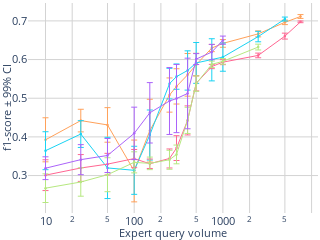

Notebook code for this chart:
### Code cell
import plotly.graph_objects as go
from plotly.subplots import make_subplots
import numpy as np

import plotly.graph_objects as go
import plotly.express as px

dataset = 'covertype'

approaches = {
    #'EEneuralcbpside_v5': {'color': [255, 255, 0], 'label': 'EEneuralcbpside_v5'},  # Red
    'IneurAL (official)': {'color': [255, 161, 90], 'label':'IneurAL6'},                    # Yellow
    'IneurAL (less exploration)': {'color': [25, 211, 243], 'label':'IneurAL3'},                    # Cyan
    'Neuronal (official)': {'color': [255, 102, 146], 'label':'neuronal6a'},                  # Magenta
    'Neuronal (less exploration)': {'color': [182, 232, 128], 'label':'neuronal3a'} ,                  # Orange
    'Neural-CBP': {'color': [171, 99, 250], 'label': 'EEneuralcbpside_v6'},  # Red
    # 'margin': {'color': [160, 160, 160], 'label':'margin'},
    # 'cesa': {'color': [0, 0, 255], 'label':'cesa'},
}

thresholds = ['f1_10', 'f1_25', 'f1_50', 'f1_100', 'f1_150',
              'f1_250', 'f1_300', 'f1_400', 'f1_500', 'f1_750', 
              'f1_1000', 'f1_2500', 'f1_5000', 'f1_7500',] #


# Create a subplot with 1 row and 2 columns
fig = make_subplots(rows=1, cols=1, ) #subplot_titles=("f1-score", "# of labelled observations")

# Add your traces for the first figure to the first subplot
for approach in approaches.keys():
    # ... [your existing code for calculating mean_values, std_values, and color] ...
    mean_values = [] 
    std_values = []
    r,g,b = approaches[approach]['color']
    
    for threshold in thresholds:
        mean_value = df_mean[(df_mean['Dataset'] == dataset) & (df_mean['Approach'] == approach)][threshold].values[0]
        mean_values.append(mean_value)

        std_value = df_std[(df_std['Dataset'] == dataset) & (df_std['Approach'] == approach)][threshold].values[0]
        # std_values.append(std_value)
        std_values.append( 2.575 * std_value / np.sqrt(n_folds)  )

    fig.add_trace(go.Scatter(
        x=[10, 25, 50, 100, 150, 250, 300, 400, 500, 750, 1000, 2500, 5000, 7500, 9000], 
        y=mean_values,
        error_y=dict(type='data', array=std_values, visible=True, thickness=1, width=3),
        line=dict(dash='solid', width=1, color='rgba({},{},{},1)'.format(r,g,b)),
        marker=dict(size=2.5),
        name=approach), 
        row=1, col=1)

# Add your traces for the second figure to the second subplot
# for approach in approaches.keys():
#     # ... [your existing code for calculating explo_value, upper, and color] ...
#     r,g,b = approaches[approach]['color']
#     explo_value = explo_final['MLP'][dataset][approach]
#     upper = explo_value + explo2_final['MLP'][dataset][approach]
#     xcoords = np.arange(0,horizon,1).tolist()

#     fig.add_trace(go.Scatter(
#         x=xcoords+xcoords[::-1], 
#         y=upper.tolist()+explo_value.tolist()[::-1],  
#         fill='toself',
#         fillcolor='rgba({},{},{},0.2)'.format(r,g,b),
#         line=dict(color='rgba({},{},{},1)'.format(r,g,b), width=0),
#         hoverinfo="skip"),
#         row=1, col=2)
    
#     fig.add_trace(go.Scatter(
#         x=xcoords, 
#         y=explo_value,
#         line=dict(dash='solid', width=2, color='rgba({},{},{},1)'.format(r,g,b)),
#         name=approach), 
#         row=1, col=2)

# Update layout and axes for the combined figure
siz = 12.5
fig.update_layout(
    width=220,  # Adjusted for two subplots
    height=180,
    plot_bgcolor='white',
    paper_bgcolor='white',
    margin=dict(l=0, r=0, t=3, b=0),
    showlegend=False
)

# Update xaxis and yaxis properties for each subplot
# fig.update_xaxes(
#     title_text="Expert query volume",
#     row=1,
#     col=1,
#     gridcolor='lightgrey',
#     tickmode='array',
#     type="log",
#     tickvals=[0, 1, 2, 3, 5],  # Logarithmic scale values for 1, 10, 100, 1,000, 10,000
#     ticktext=['1', '10', '100', '1,000', '10,000'],  # Labels you want to show
#     title_standoff=5,
#     title_font=dict(size=siz-2),
#     tickfont=dict(size=siz-2)
# )

fig.update_xaxes(title_text="Expert query volume", row=1, col=1, gridcolor='lightgrey', tickmode='array', type="log", title_standoff=5, title_font=dict(size=siz-2), tickfont=dict(size=siz-2))
fig.update_yaxes(title_text="f1-score ± 99% CI", row=1, col=1,  gridcolor='lightgrey', title_standoff=5, 
                 title_font=dict(size=siz-2), tickfont=dict(size=siz-2), tickvals=[0, 0.1, 0.2, 0.3, 0.4, 0.5, 0.6, 0.7, 0.8, 0.9, 1])

# fig.update_xaxes(title_text="Round", row=1, col=2, gridcolor='lightgrey', tickmode='array', title_standoff=5, title_font=dict(size=siz-2), tickfont=dict(size=siz-2))
# fig.update_yaxes(title_text="# of labels ± 99% CI", row=1, col=2,range=[0,4.5], gridcolor='lightgrey',type="log", title_standoff=0, title_font=dict(size=siz-2), tickfont=dict(size=siz-2))

fig.show()
#range=[0,1.05],

# Save the combined figure as a PDF
fig.write_image("./cr_figures/f1_{}_{}_{}_a.pdf".format(case, model, dataset))
fig.write_image("./cr_figures/f1_{}_{}_{}_a.pdf".format(case, model, dataset))

### Figure 1 — Plotly figure (JSON) as saved in the notebook; plotly's stock layout.template omitted (floating-point values rounded to 4 significant figures)
{"data": [{"error_y": {"array": [0.05695, 0.02927, 0.04469, 0.07993, 0.08124, 0.04422, 0.04562, 0.05512, 0.02933, 0.009422, 0.009942, 0.00773, 0.005835, 0.004959], "thickness": 1, "type": "data", "visible": true, "width": 3}, "line": {"color": "rgba(255,161,90,1)", "dash": "solid", "width": 1}, "marker": {"size": 2.5}, "name": "IneurAL (official)", "type": "scatter", "x": [10, 25, 50, 100, 150, 250, 300, 400, 500, 750, 1000, 2500, 5000, 7500, 9000], "xaxis": "x", "y": [0.3925, 0.4422, 0.4309, 0.3119, 0.4161, 0.5082, 0.5307, 0.5605, 0.5869, 0.6299, 0.6418, 0.6664, 0.6963, 0.7114], "yaxis": "y"}, {"error_y": {"array": [0.04909, 0.03465, 0.07918, 0.06213, 0.06476, 0.03957, 0.03274, 0.05079, 0.05279, 0.05452, 0.03653, 0.0135, 0.005107, null], "thickness": 1, "type": "data", "visible": true, "width": 3}, "line": {"color": "rgba(25,211,243,1)", "dash": "solid", "width": 1}, "marker": {"size": 2.5}, "name": "IneurAL (less exploration)", "type": "scatter", "x": [10, 25, 50, 100, 150, 250, 300, 400, 500, 750, 1000, 2500, 5000, 7500, 9000], "xaxis": "x", "y": [0.3643, 0.4074, 0.3197, 0.3136, 0.4048, 0.5377, 0.5559, 0.5718, 0.5913, 0.5994, 0.6063, 0.6594, 0.7048, null], "yaxis": "y"}, {"error_y": {"array": [0.03982, 0.03469, 0.0279, 0.02354, 0.01223, 0.02457, 0.03209, 0.03757, 0.01972, 0.005561, 0.006474, 0.006033, 0.007686, 0.002167], "thickness": 1, "type": "data", "visible": true, "width": 3}, "line": {"color": "rgba(255,102,146,1)", "dash": "solid", "width": 1}, "marker": {"size": 2.5}, "name": "Neuronal (official)", "type": "scatter", "x": [10, 25, 50, 100, 150, 250, 300, 400, 500, 750, 1000, 2500, 5000, 7500, 9000], "xaxis": "x", "y": [0.301, 0.3196, 0.3295, 0.3439, 0.3305, 0.3442, 0.371, 0.4426, 0.5387, 0.582, 0.5933, 0.6107, 0.6606, 0.6975], "yaxis": "y"}, {"error_y": {"array": [0.03709, 0.03671, 0.04395, 0.02726, 0.01624, 0.02453, 0.02425, 0.03385, 0.02001, 0.008325, 0.007446, 0.007515, null, null], "thickness": 1, "type": "data", "visible": true, "width": 3}, "line": {"color": "rgba(182,232,128,1)", "dash": "solid", "width": 1}, "marker": {"size": 2.5}, "name": "Neuronal (less exploration)", "type": "scatter", "x": [10, 25, 50, 100, 150, 250, 300, 400, 500, 750, 1000, 2500, 5000, 7500, 9000], "xaxis": "x", "y": [0.2674, 0.2834, 0.3022, 0.3342, 0.3315, 0.3409, 0.3546, 0.4427, 0.538, 0.5876, 0.5954, 0.6323, null, null], "yaxis": "y"}, {"error_y": {"array": [0.02948, 0.03887, 0.044, 0.06779, 0.07812, 0.08651, 0.08815, 0.09132, 0.01413, 0.01981, 0.0106, null, null, null], "thickness": 1, "type": "data", "visible": true, "width": 3}, "line": {"color": "rgba(171,99,250,1)", "dash": "solid", "width": 1}, "marker": {"size": 2.5}, "name": "Neural-CBP", "type": "scatter", "x": [10, 25, 50, 100, 150, 250, 300, 400, 500, 750, 1000, 2500, 5000, 7500, 9000], "xaxis": "x", "y": [0.319, 0.3412, 0.3519, 0.4091, 0.4623, 0.4928, 0.4992, 0.5123, 0.6013, 0.6194, 0.6501, null, null, null], "yaxis": "y"}], "layout": {"height": 180, "margin": {"b": 0, "l": 0, "r": 0, "t": 3}, "paper_bgcolor": "white", "plot_bgcolor": "white", "showlegend": false, "width": 220, "xaxis": {"anchor": "y", "domain": [0, 1], "gridcolor": "lightgrey", "tickfont": {"size": 10.5}, "tickmode": "array", "title": {"font": {"size": 10.5}, "standoff": 5, "text": "Expert query volume"}, "type": "log"}, "yaxis": {"anchor": "x", "domain": [0, 1], "gridcolor": "lightgrey", "tickfont": {"size": 10.5}, "tickvals": [0, 0.1, 0.2, 0.3, 0.4, 0.5, 0.6, 0.7, 0.8, 0.9, 1], "title": {"font": {"size": 10.5}, "standoff": 5, "text": "f1-score ± 99% CI"}}}}
